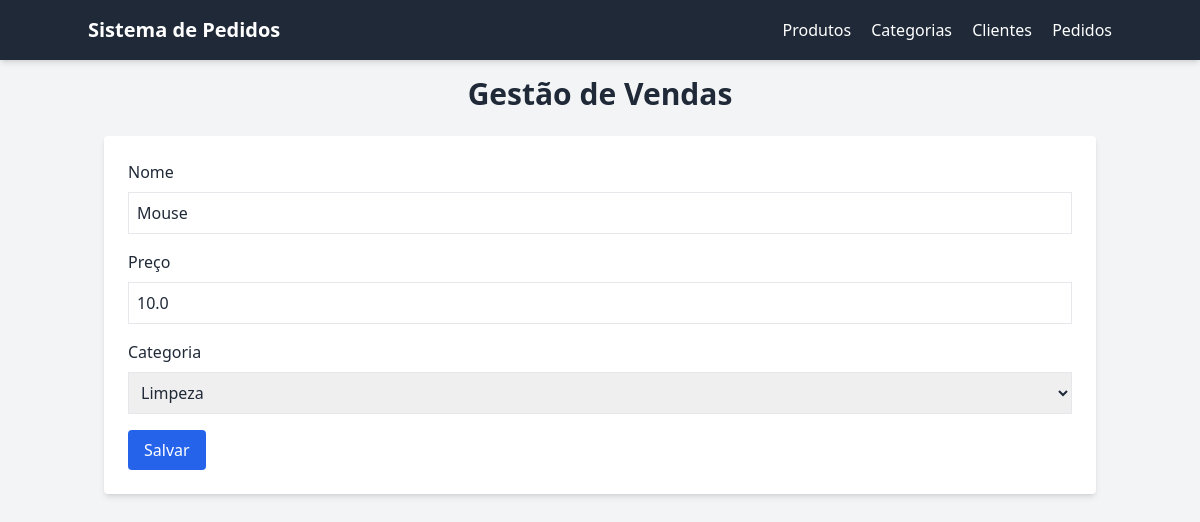
Page /products/2/edit on the committed database.
### tables this page shows
CREATE TABLE products (
                id INTEGER PRIMARY KEY AUTOINCREMENT,
                name TEXT NOT NULL,
                price REAL NOT NULL,
                category_id INTEGER,
                FOREIGN KEY (category_id) REFERENCES categories (id)
            );

CREATE TABLE categories (
                id INTEGER PRIMARY KEY AUTOINCREMENT,
                name TEXT NOT NULL
            );

### main.py (the view, shortened to what this page needs)
@app.route('/products/<int:product_id>/edit', methods=['GET', 'POST'])
def edit_product(product_id):
    with sqlite3.connect(DATABASE) as conn:
        cur = conn.cursor()
        cur.execute('SELECT * FROM products WHERE id=?', (product_id,))
        product = cur.fetchone()
        cur.execute('SELECT * FROM categories')
        categories = cur.fetchall()
    return render_template('products/edit.html', product=product, categories=categories)

### templates/products/edit.html (shortened to what this page needs)
{% extends 'base_tailwind.html' %}
{% block content %}
<form method="post" class="bg-white p-6 rounded shadow-md">
  <label class="block mb-2">Nome</label>
  <input type="text" name="name" class="w-full p-2 border mb-4" value="{{ product[1] if product else '' }}" required>
  <label class="block mb-2">Preço</label>
  <input type="number" step="0.01" name="price" class="w-full p-2 border mb-4" value="{{ product[2] if product else '' }}" required>
  <label class="block mb-2">Categoria</label>
  <select name="category_id" class="w-full p-2 border mb-4">
    {% for c in categories %}
      <option value="{{ c[0] }}" {% if product and product[3] == c[0] %}selected{% endif %}>{{ c[1] }}</option>
    {% endfor %}
  </select>
  <button class="bg-blue-600 text-white px-4 py-2 rounded">Salvar</button>
</form>
{% endblock %}

### rows in the picture
products: name "Mouse", price "10.0", category_id "Limpeza"
